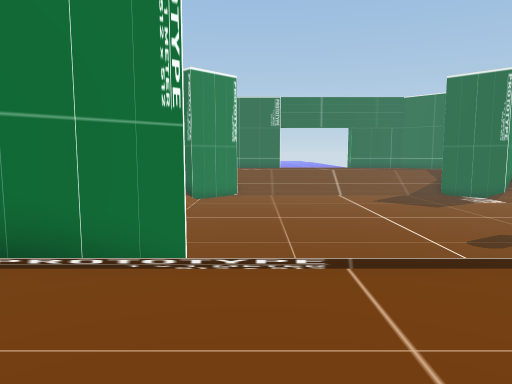
View 1 (above)

21 first-person views from a walk through a Unity game level. The camera is 1.2 m above the floor, tilts 6° down and sees 70° across. The floor is counted in squares, 1 m on a side. Each view is taken from the middle of a square. On the plan, view 1 faces up. The plan holds only what a view shows up to about 15 squares ahead; the rest is blank. The place goes on beyond the plan. Some surface patterns are stand-ins.

View 2
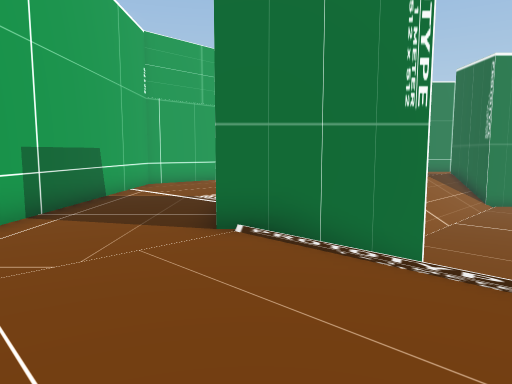

View 3
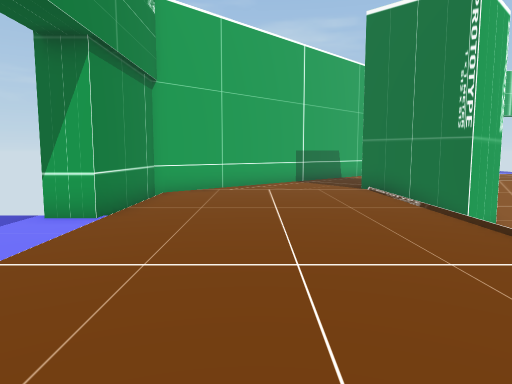

View 4
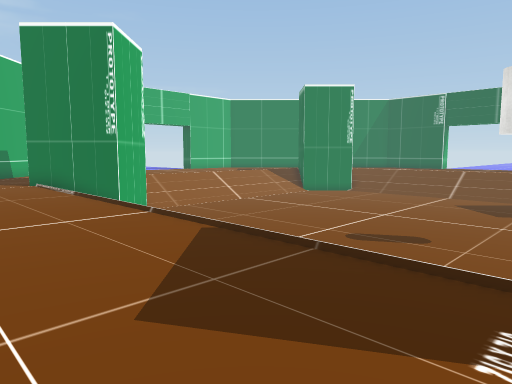

View 5
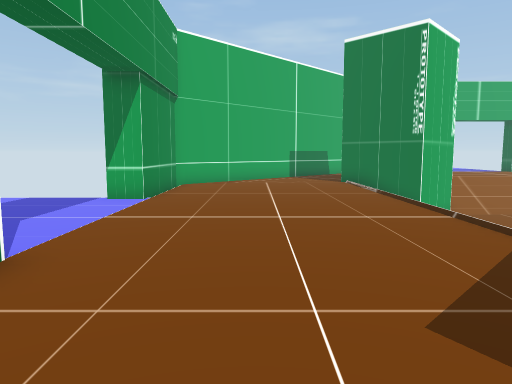

View 6
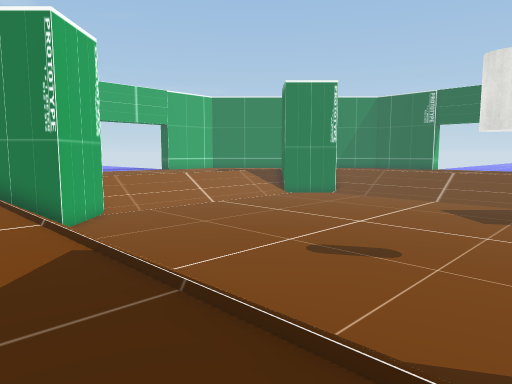

View 7
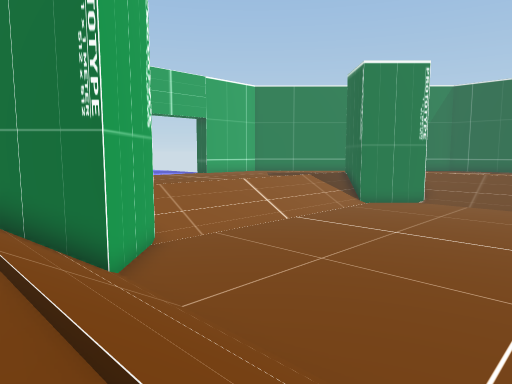

View 8
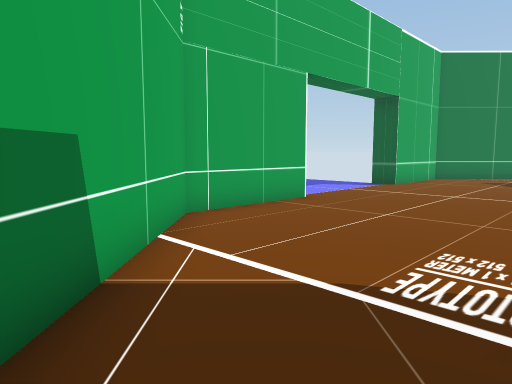

View 9
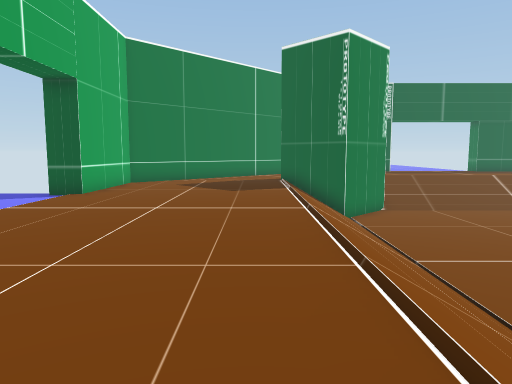

View 10
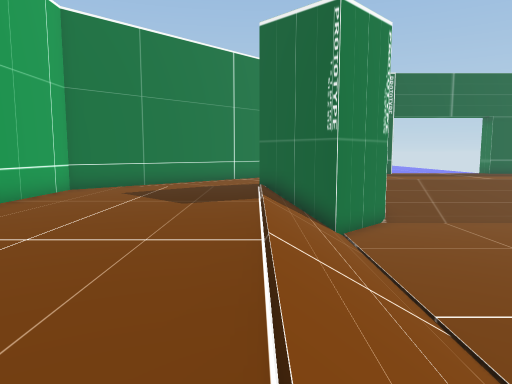

View 11
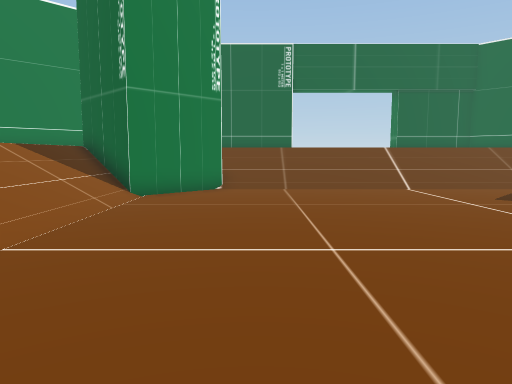

View 12
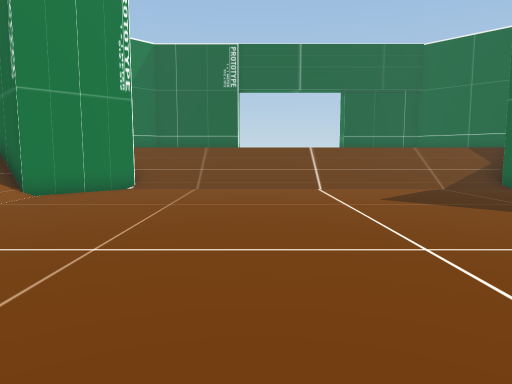

View 13
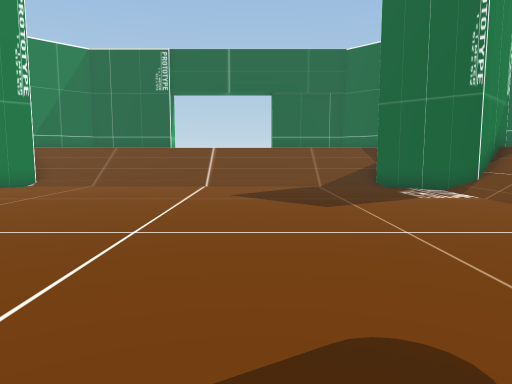

View 14
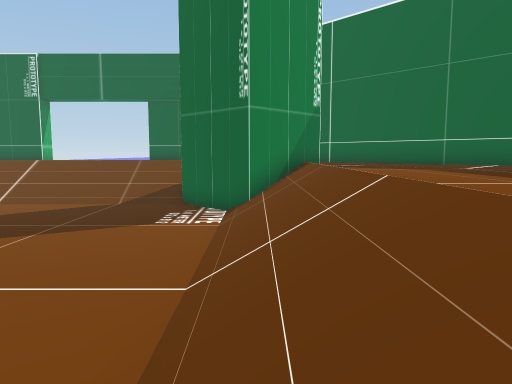

View 15
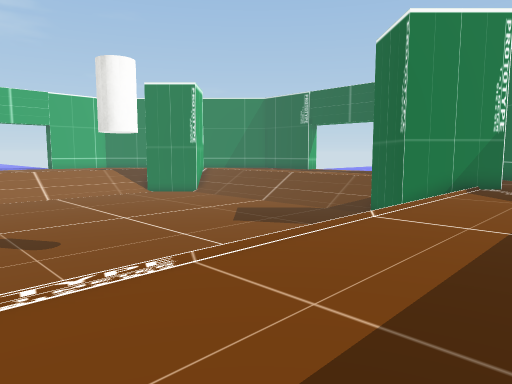

View 16
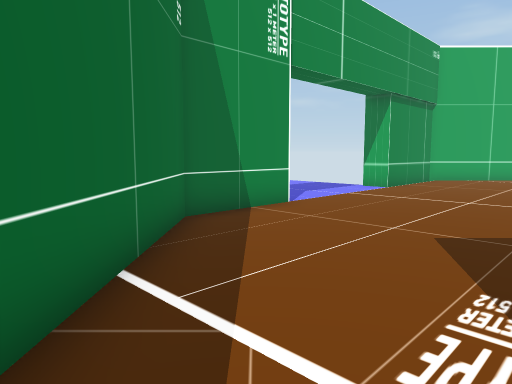

View 17
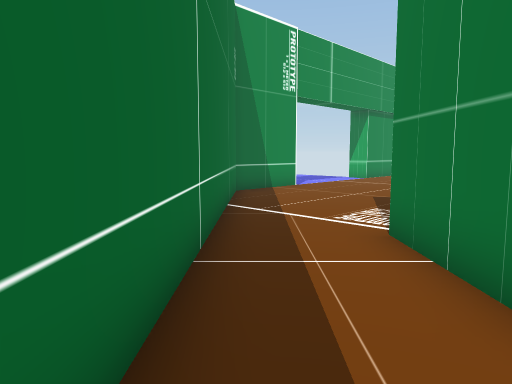

View 18
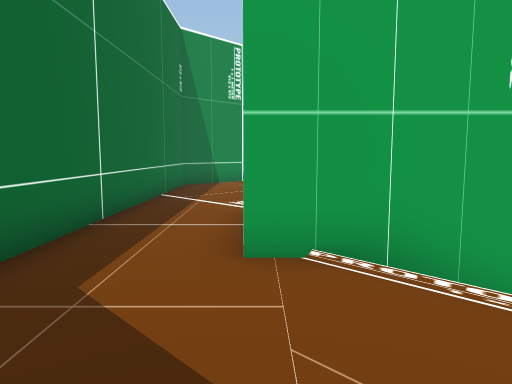

View 19
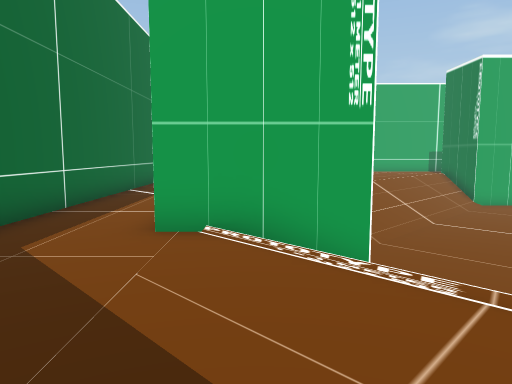

View 20
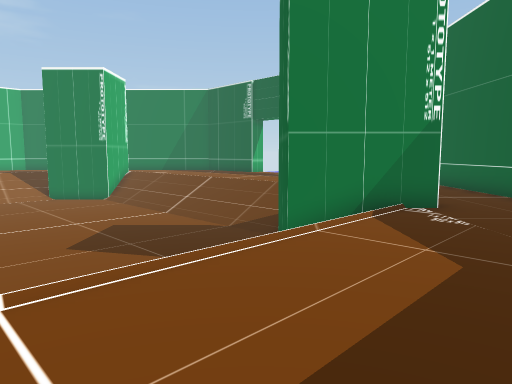

View 21
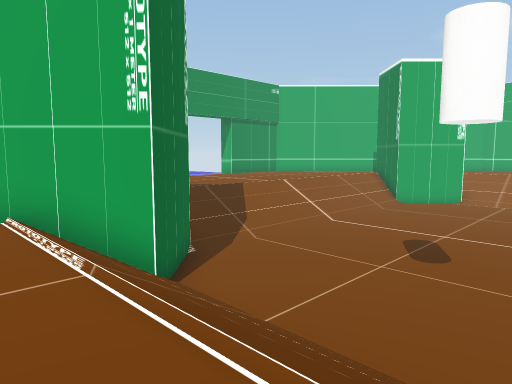

### Floor plan
Key: @ floor where view 1 was taken; # wall or solid block; . main floor; - floor 1.25 m lower than the main floor; / step, stairs or slope.
Columns run from 13 left of view 1 to 19 right of it. Each row starts with its distance up from view 1.
 26                             ..##
 25     ##     ...............  ...##
 24    ##...   ///////////////   ...#
 23   ##....#  #/////////////#   #...
 22  ##.....####-------------#####..
 21  #....../##---------------###....
 20  #......//-----------------//....
 19  #......//-----------------//....
 18  #......//-----------------//....
 17 ##......//-----------------//....
 16 ........//-----------------//....
 15 ........//-----------------//...
 14 ........//-----------------//....
 13 ........//-----------------//...
 12 ........//-----------------//...
 11  #......//-----------------//....
 10  #......//-----------------//....
  9  #......//-----------------//....
  8  #....../##---------------##/....
  7  #.....   ##-------------####....
  6  ##.....  ##/////////////#  ##...
  5   ##....  ##/////////////  ##...#
  4    ##....##./////////////  #...##
  3     ##........................##
  2      ##......................##
  1       ##....................##
  0        ##....@.............##
 -1         ##................##
 -2          ##..............##
 -3           ######.....#####
 -4                #.....
 -5                ....
 -6                ...

Positions as (right, up) in squares from view 1, and headings:
1: (0, 0), facing up
2: (1, 0), facing up-left
3: (9, 0), facing left
4: (12, 0), facing up-left
5: (12, 0), facing left
6: (12, 2), facing up-left
7: (6, 3), facing up-left
8: (-6, 3), facing up-left
9: (-7, 6), facing up
10: (-6, 9), facing up
11: (0, 10), facing up
12: (3, 10), facing up
13: (7, 9), facing up
14: (14, 10), facing up
15: (19, 8), facing up-left
16: (15, 3), facing down-left
17: (19, 6), facing down-left
18: (19, 9), facing down-left
19: (19, 11), facing down-left
20: (19, 14), facing up-left
21: (17, 14), facing down-left
